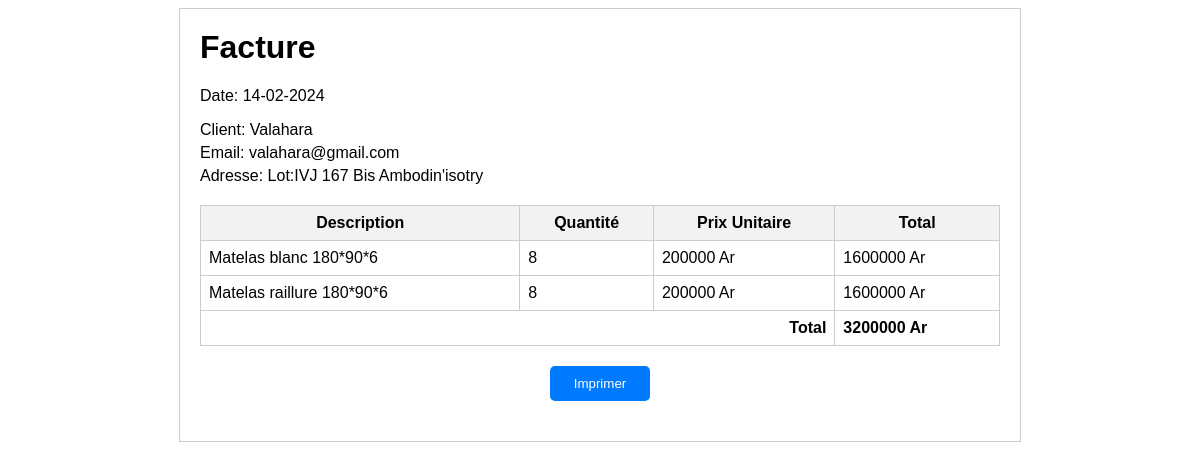
Page /detail_fact_rev.php?id=1 on the committed database.
### tables this page shows
CREATE TABLE `facture_rev` (
  `id_fact` int NOT NULL AUTO_INCREMENT,
  `id_revendeur` int DEFAULT NULL,
  `id_magasin` int DEFAULT NULL,
  `Montant_facture` int DEFAULT NULL,
  `date_facture` date DEFAULT NULL,
  PRIMARY KEY (`id_fact`)
);

CREATE TABLE `revendeurs` (
  `id_revendeur` int NOT NULL AUTO_INCREMENT,
  `nom_revendeur` varchar(255) DEFAULT NULL,
  `adresse_rev` varchar(255) DEFAULT NULL,
  `contact_rev` varchar(20) DEFAULT NULL,
  `email_rev` varchar(255) DEFAULT NULL,
  PRIMARY KEY (`id_revendeur`)
);

CREATE TABLE `appro_rev` (
  `id_revendeur` int DEFAULT NULL,
  `id_produit` int DEFAULT NULL,
  `quantite_achat` int DEFAULT NULL,
  `date_achat` date DEFAULT NULL,
  `id_magasin` int DEFAULT NULL,
  `id_appro_rev` int NOT NULL AUTO_INCREMENT,
  `id_fact` int DEFAULT NULL,
  PRIMARY KEY (`id_appro_rev`)
);

CREATE TABLE `produits` (
  `id_produit` int NOT NULL AUTO_INCREMENT,
  `nom_produit` varchar(255) DEFAULT NULL,
  `dimension` varchar(30) DEFAULT NULL,
  `couleur` varchar(50) DEFAULT NULL,
  `description` text,
  `prix_gros` int DEFAULT NULL,
  `prix_detail` int DEFAULT NULL,
  PRIMARY KEY (`id_produit`)
);

### detail_fact_rev.php (the view, shortened to what this page needs)
<?php
$bdd = new PDO('mysql:host=localhost;dbname=gestion_vente','root','');
$facts = $bdd->query('SELECT * FROM facture_rev fc
JOIN revendeurs c ON c.id_revendeur=fc.id_revendeur
JOIN appro_rev v ON v.id_fact=fc.id_fact JOIN produits p ON v.id_produit=p.id_produit
WHERE fc.id_fact='.$_GET['id']);
$entetes = $bdd->query('SELECT * FROM facture_rev fc
JOIN revendeurs c ON c.id_revendeur=fc.id_revendeur
where fc.id_fact='.$_GET['id']);
$entete = $entetes->fetch();
$date_formatee = date('d-m-Y', strtotime($entete['date_facture']));
 ?>
<!DOCTYPE html>
<html lang="en">
<head>
</head>
<body>
    <div class="invoice-container">
        <div class="invoice-header">
            <h1>Facture</h1>
            <p>Date: <?php echo $date_formatee; ?></p>
        </div>
        <div class="invoice-details">
            <p>Client: <?php echo $entete['nom_revendeur']; ?></p>
            <p>Email: <?php echo $entete['email_rev']; ?></p>
            <p>Adresse: <?php echo $entete['adresse_rev']; ?></p>
        </div>
        <table class="invoice-table">
            <thead>
                <tr>
                    <th>Description</th>
                    <th>Quantité</th>
                    <th>Prix Unitaire</th>
                    <th>Total</th>
                </tr>
            </thead>
            <tbody>
                <?php
                $ttls=0;
                while($fact = $facts->fetch()){
                    if($fact['quantite_achat']>=5){
                        $pu = $fact['prix_gros'];
                    }else{
                        $pu = $fact['prix_detail'];
                    }
                    $ttl = $pu*$fact['quantite_achat'];
                    echo '
                    <tr>
                        <td>'.$fact['nom_produit'].' '.$fact['dimension'].'</td>
                        <td>'.$fact['quantite_achat'].'</td>
                        <td>'.$pu.' Ar</td>
                        <td>'.$ttl.' Ar</td>
                     </tr>
                    ';
                    $ttls = $ttls + $ttl;
                }
                 ?>
            </tbody>
            <tfoot>
                <tr>
                    <td colspan="3" class="text-right">Total</td>
                    <td><?php echo $ttls ?> Ar</td>
                </tr>
            </tfoot>
        </table>
        <button class="btn-print" onclick="window.print()">Imprimer</button>
    </div>
</body>
</html>

### detail_fact_rev.php (style rules this page uses)
body { font-family: Arial, sans-serif; }
.invoice-container { max-width: 800px; margin: 0 auto; padding: 20px; border: 1px solid #ccc; }
.invoice-header h1 { margin-top: 0; }
.invoice-details p { margin: 5px 0; }
.invoice-table { width: 100%; border-collapse: collapse; margin-top: 20px; }
.invoice-table th, .invoice-table td { border: 1px solid #ccc; padding: 8px; }
.invoice-table th { background-color: #f2f2f2; }
.invoice-table tfoot td { font-weight: bold; }
.text-right { text-align: right; }
.btn-print { display: block; width: 100px; margin: 20px auto; padding: 10px; background-color: #007bff; color: #fff; border: none; border-radius: 5px; cursor: pointer; }

### rows in the picture
facture_rev: date_facture "14-02-2024", id_revendeur.nom_revendeur "Valahara", id_revendeur.email_rev "valahara@gmail.com", id_revendeur.adresse_rev "Lot:IVJ 167 Bis Ambodin'isotry"
appro_rev: id_produit.nom_produit "Matelas blanc", id_produit.dimension "180*90*6", quantite_achat "8", id_produit.prix_gros "200000", ttl "1600000"
appro_rev: id_produit.nom_produit "Matelas raillure", id_produit.dimension "180*90*6", quantite_achat "8", id_produit.prix_gros "200000", ttl "1600000"

### other values in the picture
$ttls "3200000"
